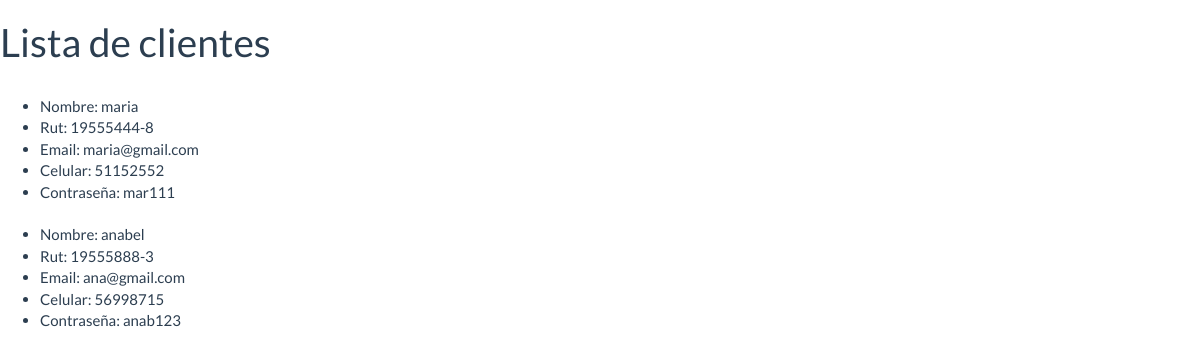
/listar_clientes, run on an earlier commit of the app's database.
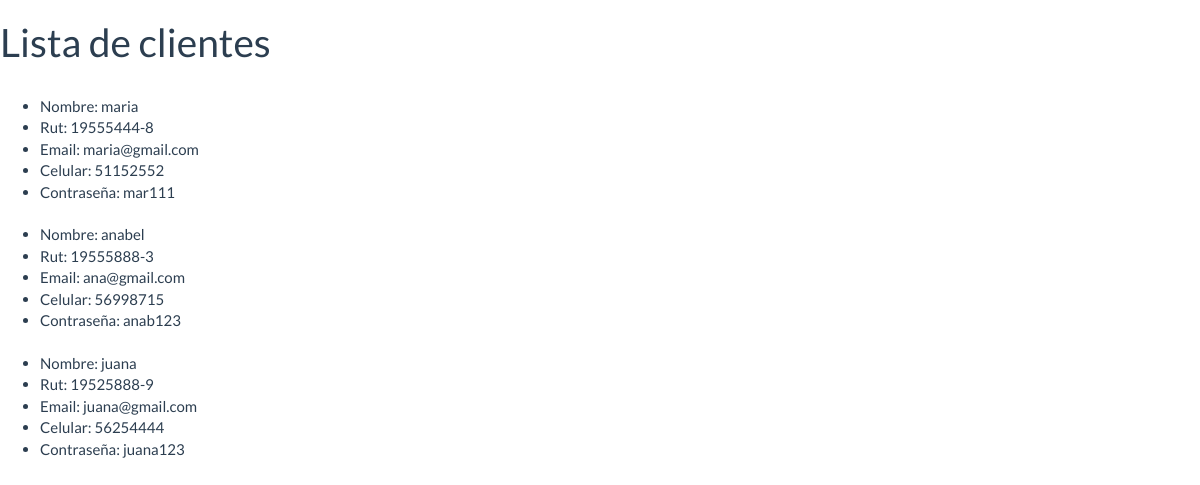
And on a later commit of the database.
### app/models.py (models this page shows, shortened)
class Cliente(models.Model):
    nombre = models.CharField(max_length=30)
    rut = models.CharField(max_length=12)
    email = models.EmailField(max_length=50)
    celular = models.CharField(max_length=12)
    contraseña = models.CharField(max_length=20)

### app/views.py (the view)
# urls.py: path('listar_clientes',views.listar_clientes),
def listar_clientes(request):
    clientes = Cliente.objects.filter(nombre__contains='')
    return render(request, "app/listar_clientes.html", {'clientes': clientes})

### app/templates/app/listar_clientes.html (shortened to what this page needs)
{% load staticfiles %}
<!DOCTYPE html>
<html lang="en">
<head>
    <link rel="stylesheet" href="{% static 'css/bootstrap.min.css' %}">
    <link rel="stylesheet" href="https://cdnjs.cloudflare.com/ajax/libs/font-awesome/4.7.0/css/font-awesome.min.css">
</head>
<body>
    <h1>Lista de clientes</h1>
    <ul>
        {% for c in clientes %}
        <br>
        <li>
            Nombre:
            {{ c.nombre}}
        </li>
        <li>
            Rut:
            {{ c.rut}}
        </li>
        <li>
            Email:
            {{ c.email}}
        </li>
        <li>
            Celular:
            {{ c.celular}}
        </li>
        <li>
            Contraseña:
            {{ c.contraseña}}
        </li>
        {% endfor %}
    </ul>
</body>
</html>

What changed in the data, as far as the page shows it:
added Cliente: nombre "juana", rut "19525888-9", email "juana@gmail.com", celular "56254444", contraseña "juana123"
